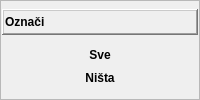
                <widget class="QFrame" name="fraOznaci">
                 <property name="sizePolicy">
                  <sizepolicy hsizetype="Preferred" vsizetype="Maximum">
                   <horstretch>0</horstretch>
                   <verstretch>0</verstretch>
                  </sizepolicy>
                 </property>
                 <property name="frameShape">
                  <enum>QFrame::StyledPanel</enum>
                 </property>
                 <property name="frameShadow">
                  <enum>QFrame::Raised</enum>
                 </property>
                 <layout class="QVBoxLayout" name="verticalLayout_15">
                  <property name="spacing">
                   <number>1</number>
                  </property>
                  <property name="leftMargin">
                   <number>1</number>
                  </property>
                  <property name="topMargin">
                   <number>0</number>
                  </property>
                  <property name="rightMargin">
                   <number>1</number>
                  </property>
                  <property name="bottomMargin">
                   <number>0</number>
                  </property>
                  <item>
                   <widget class="QFrame" name="fraTipKupcaTitle_5">
                    <property name="sizePolicy">
                     <sizepolicy hsizetype="Preferred" vsizetype="Maximum">
                      <horstretch>0</horstretch>
                      <verstretch>0</verstretch>
                     </sizepolicy>
                    </property>
                    <property name="frameShape">
                     <enum>QFrame::WinPanel</enum>
                    </property>
                    <property name="frameShadow">
                     <enum>QFrame::Raised</enum>
                    </property>
                    <layout class="QHBoxLayout" name="horizontalLayout_10">
                     <property name="spacing">
                      <number>1</number>
                     </property>
                     <property name="leftMargin">
                      <number>1</number>
                     </property>
                     <property name="topMargin">
                      <number>0</number>
                     </property>
                     <property name="rightMargin">
                      <number>1</number>
                     </property>
                     <property name="bottomMargin">
                      <number>0</number>
                     </property>
                     <item>
                      <widget class="QLabel" name="lblOznaciTitle">
                       <property name="font">
                        <font>
                         <weight>75</weight>
                         <bold>true</bold>
                        </font>
                       </property>
                       <property name="text">
                        <string>Označi</string>
                       </property>
                      </widget>
                     </item>
                     <item>
                      <widget class="QPushButton" name="pushButton_6">
                       <property name="sizePolicy">
                        <sizepolicy hsizetype="Maximum" vsizetype="Fixed">
                         <horstretch>0</horstretch>
                         <verstretch>0</verstretch>
                        </sizepolicy>
                       </property>
                       <property name="text">
                        <string/>
                       </property>
                       <property name="icon">
                        <iconset resource="../../resources/DonatForm.qrc">
                         <normaloff>:/InDonat/Forms/images/ig_menuGreenUp.gif</normaloff>:/InDonat/Forms/images/ig_menuGreenUp.gif</iconset>
                       </property>
                       <property name="iconSize">
                        <size>
                         <width>16</width>
                         <height>16</height>
                        </size>
                       </property>
                       <property name="flat">
                        <bool>true</bool>
                       </property>
                      </widget>
                     </item>
                    </layout>
                   </widget>
                  </item>
                  <item>
                   <widget class="QFrame" name="fraTipKupcaButtons_5">
                    <property name="sizePolicy">
                     <sizepolicy hsizetype="Preferred" vsizetype="Maximum">
                      <horstretch>0</horstretch>
                      <verstretch>0</verstretch>
                     </sizepolicy>
                    </property>
                    <property name="frameShape">
                     <enum>QFrame::NoFrame</enum>
                    </property>
                    <property name="frameShadow">
                     <enum>QFrame::Raised</enum>
                    </property>
                    <layout class="QVBoxLayout" name="verticalLayout_16">
                     <property name="spacing">
                      <number>1</number>
                     </property>
                     <property name="leftMargin">
                      <number>1</number>
                     </property>
                     <property name="topMargin">
                      <number>0</number>
                     </property>
                     <property name="rightMargin">
                      <number>1</number>
                     </property>
                     <property name="bottomMargin">
                      <number>0</number>
                     </property>
                     <item>
                      <widget class="QPushButton" name="btnOznaciSve">
                       <property name="font">
                        <font>
                         <weight>75</weight>
                         <bold>true</bold>
                        </font>
                       </property>
                       <property name="cursor">
                        <cursorShape>PointingHandCursor</cursorShape>
                       </property>
                       <property name="text">
                        <string>Sve</string>
                       </property>
                       <property name="icon">
                        <iconset resource="../../resources/DonatForm.qrc">
                         <normaloff>:/InDonat/Forms/images/dll-icon.jpg</normaloff>:/InDonat/Forms/images/dll-icon.jpg</iconset>
                       </property>
                       <property name="flat">
                        <bool>true</bool>
                       </property>
                      </widget>
                     </item>
                     <item>
                      <widget class="QPushButton" name="btnOznaciNista">
                       <property name="font">
                        <font>
                         <weight>75</weight>
                         <bold>true</bold>
                        </font>
                       </property>
                       <property name="cursor">
                        <cursorShape>PointingHandCursor</cursorShape>
                       </property>
                       <property name="text">
                        <string>Ništa</string>
                       </property>
                       <property name="icon">
                        <iconset resource="../../resources/DonatForm.qrc">
                         <normaloff>:/InDonat/Forms/images/dll-icon.jpg</normaloff>:/InDonat/Forms/images/dll-icon.jpg</iconset>
                       </property>
                       <property name="flat">
                        <bool>true</bool>
                       </property>
                      </widget>
                     </item>
                    </layout>
                   </widget>
                  </item>
                 </layout>
                </widget>
